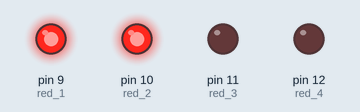
The sketch below on a simulated Arduino Uno, built with avr-gcc and run on an emulated ATmega328P. Shown: output pins drawn as LEDs (lit = HIGH).

Above: at 0.15 s.
At 0.45 s:
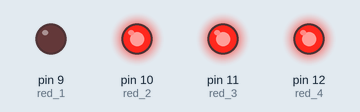
At 0.7 s:
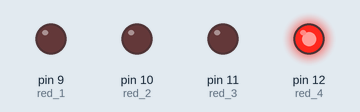
At 1.45 s:
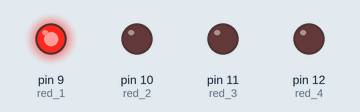
At 2.35 s:
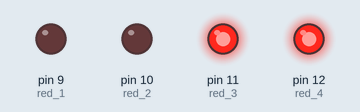
At 3.35 s:
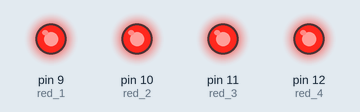
Timing chart, 0 to 3.6 s (numbered marks = the images above):
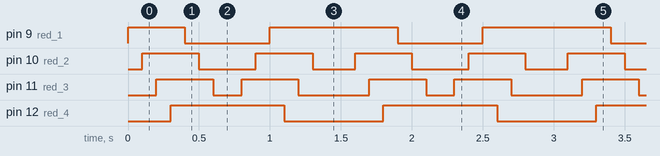

The sketch:

Knight_rider.ino
```cpp
int red_1 = 9;
int red_2 = 10;
int red_3 = 11;
int red_4 = 12;

void setup() {
  // put your setup code here, to run once:

pinMode(red_1, OUTPUT);
pinMode(red_2, OUTPUT);
pinMode(red_3, OUTPUT);
pinMode(red_4, OUTPUT);

}

void loop() {
  // put your main code here, to run repeatedly:

digitalWrite(red_1, HIGH);
delay(100);
digitalWrite(red_2, HIGH);
delay(100);
digitalWrite(red_3, HIGH);
delay(100);
digitalWrite(red_4, HIGH);
delay(100);
digitalWrite(red_1, LOW);
delay(100);
digitalWrite(red_2, LOW);
delay(100);
digitalWrite(red_3, LOW);
delay(100);
digitalWrite(red_4, HIGH);
delay(100);
digitalWrite(red_3, HIGH);
delay(100);
digitalWrite(red_2, HIGH);
delay(100);
digitalWrite(red_1, HIGH);
delay(100);
digitalWrite(red_4, LOW);
delay(100);
digitalWrite(red_3, LOW);
delay(100);
digitalWrite(red_2, LOW);
delay(100);
digitalWrite(red_1, HIGH);
delay(100);
}
```

Measured:
- by itself, pin 9 (red_1): repeats every 1.5 s: LOW 0.60 s, HIGH 0.90 s
- by itself, pin 10 (red_2): repeats every 1.5 s: LOW 0.40 s, HIGH 0.40 s, LOW 0.30 s, HIGH 0.40 s
- by itself, pin 11 (red_3): repeats every 1.5 s: LOW 0.20 s, HIGH 0.40 s, LOW 0.50 s, HIGH 0.40 s
- by itself, pin 12 (red_4): alternates HIGH for 0.80 s and LOW for 0.70 s
